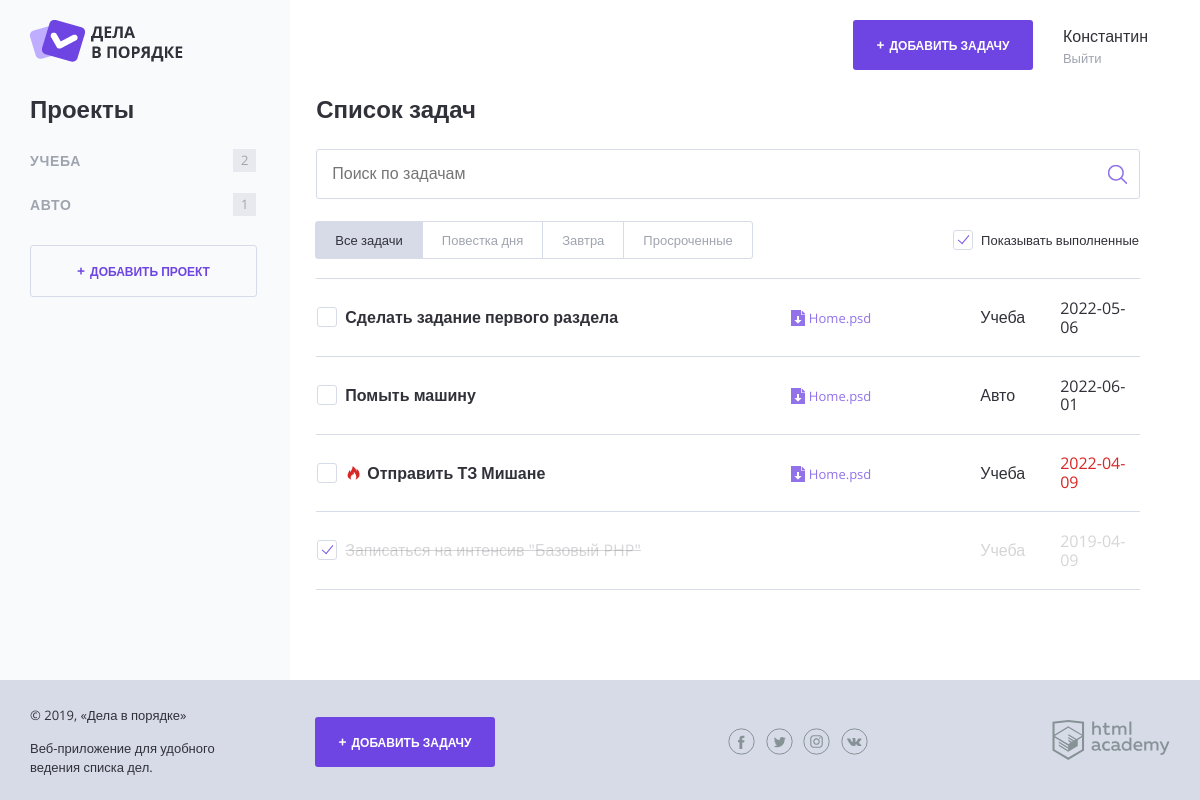
The page / on the database its author committed.
### tables this page shows
CREATE TABLE projects (
  id INT AUTO_INCREMENT PRIMARY KEY,
  name VARCHAR(255) NOT NULL,
  user_id INT NOT NULL,
  FOREIGN KEY (user_id) REFERENCES users (id)
);

CREATE TABLE tasks (
  id INT AUTO_INCREMENT PRIMARY KEY,
  date_of_create TIMESTAMP DEFAULT CURRENT_TIMESTAMP,
  status INTEGER DEFAULT 0,
  name VARCHAR(255) NOT NULL,
  link_to_file VARCHAR(255),
  due_date DATE NOT NULL,
  user_id INT NOT NULL,
  project_id INT NOT NULL,
  FOREIGN KEY (user_id) REFERENCES users (id),
  FOREIGN KEY (project_id) REFERENCES projects (id)
);

### helpers.php (called while the page is built, shortened)
<?php
function include_template($name, array $data = []) {
    $name = 'templates/' . $name;
    extract($data);
    require $name;
    $result = ob_get_clean();
    return $result;
}

### templates/main.php (the view, shortened to what this page needs)
<section class="content__side">
    <h2 class="content__side-heading">Проекты</h2>
    <nav class="main-navigation">
        <ul class="main-navigation__list">
            <?php foreach ($projects as $project): ?>
                <li class="main-navigation__list-item">
                    <a class="main-navigation__list-item-link" href="#"><?=htmlspecialchars($project['name']) ?></a>
                    <span class="main-navigation__list-item-count"><?=count_of_projects($tasks, $project['name']) ?></span>
                </li>
            <?php endforeach; ?>
        </ul>
    </nav>
    <a class="button button--transparent button--plus content__side-button"
       href="pages/form-project.html" target="project_add">Добавить проект</a>
</section>
<main class="content__main">
    <h2 class="content__main-heading">Список задач</h2>
    <form class="search-form" action="index.php" method="post" autocomplete="off">
        <input class="search-form__input" type="text" name="" value="" placeholder="Поиск по задачам">
        <input class="search-form__submit" type="submit" name="" value="Искать">
    </form>
    <div class="tasks-controls">
        <nav class="tasks-switch">
            <a href="/" class="tasks-switch__item tasks-switch__item--active">Все задачи</a>
            <a href="/" class="tasks-switch__item">Повестка дня</a>
            <a href="/" class="tasks-switch__item">Завтра</a>
            <a href="/" class="tasks-switch__item">Просроченные</a>
        </nav>
        <label class="checkbox">
            <span class="checkbox__text">Показывать выполненные</span>
        </label>
    </div>
    <table class="tasks">
        <?php foreach ($tasks as $task): ?>
            <tr class="tasks__item task">
            <?php if (is_task_important($task['task_date'])): ?>
                <tr class="tasks__item task<?=' task--important' ?>">
            <?php endif; ?>
            <td class="task__select">
                <label class="checkbox task__checkbox">
                    <span class="checkbox__text"><?=htmlspecialchars($task['task_name']); ?></span>
                </label>
            </td>
            <td class="task__file">
                <a class="download-link" href="#">Home.psd</a>
            </td>
            <td>
                <span><?=htmlspecialchars($task['project_name']); ?></span>
            </td>
            <td class="task__date"><?=htmlspecialchars($task['task_date']); ?>
            </td>
            </tr>
        <?php endforeach; ?>
        <?php if ($show_complete_tasks===1): ?>
                    <tr class="tasks__item task task--completed">
                        <td class="task__select">
                            <label class="checkbox task__checkbox">
                                <span class="checkbox__text">Записаться на интенсив "Базовый PHP"</span>
                            </label>
                        </td>
                        <td class="task__controls">
                        </td>
                        <td class="task__date">Учеба</td>
                        <td class="task__date">2019-04-09</td>
                    </tr>
                    <?php endif; ?>
    </table>
</main>

### templates/layout.php (shortened to what this page needs)
<!DOCTYPE html>
<html lang="ru">
<head>
    <link rel="stylesheet" href="css/normalize.css">
    <link rel="stylesheet" href="css/style.css">
    <link rel="stylesheet" href="css/flatpickr.min.css">
</head>
<body>
<div class="page-wrapper">
    <div class="container container--with-sidebar">
        <header class="main-header">
            <a href="/">
                <img src="img/logo.png" width="153" height="42" alt="Логотип Дела в порядке">
            </a>
            <div class="main-header__side">
                <a class="main-header__side-item button button--plus open-modal" href="pages/form-task.html">Добавить задачу</a>
                <div class="main-header__side-item user-menu">
                    <div class="user-menu__data">
                        <p>Константин</p>
                        <a href="#">Выйти</a>
                    </div>
                </div>
            </div>
        </header>
        <div class="content">
            <?=$content; ?>
        </div>
    </div>
</div>
<footer class="main-footer">
    <div class="container">
        <div class="main-footer__copyright">
            <p>© 2019, «Дела в порядке»</p>
            <p>Веб-приложение для удобного ведения списка дел.</p>
        </div>
        <a class="main-footer__button button button--plus" href="pages/form-task.html">Добавить задачу</a>
        <div class="main-footer__social social">
            <a class="social__link social__link--facebook" href="#">
            </a>
            <a class="social__link social__link--twitter" href="#">
            </a>
            <a class="social__link social__link--instagram" href="#">
            </a>
            <a class="social__link social__link--vkontakte" href="#">
            </a>
        </div>
        <div class="main-footer__developed-by">
            <a href="https://htmlacademy.ru/intensive/php">
                <img src="img/htmlacademy.svg" alt="HTML Academy" width="118" height="40">
            </a>
        </div>
    </div>
</footer>
</body>
</html>

### index.php (shortened to what this page needs)
<?php
function count_of_projects($array_of_task, $name_of_category) {
    $count_of_project = 0;
    foreach ($array_of_task as $task){
        if ($task['project_name']===$name_of_category){
            $count_of_project++;
        }
    }
    return $count_of_project;
}
function is_task_important($task_date): bool
{
        $current_time = time();
        return (strtotime($task_date)-$current_time < SECONDS_IN_DAY);
}
require_once ('helpers.php');
$show_complete_tasks = rand(0, 1);
$current_user_id = 3;
require_once 'init.php';
if (!$link) {
    $error = mysqli_connect_error();
    $content = include_template('error.php', ['error' => $error]);
}
else {
    $sql = 'SELECT * FROM projects WHERE user_id = ?';
    $stmt = mysqli_prepare($link, $sql);
    mysqli_stmt_bind_param($stmt, 'i', $current_user_id);
    mysqli_stmt_execute($stmt);
    $result = mysqli_stmt_get_result($stmt);
        if ($result) {
            $projects = mysqli_fetch_all($result, MYSQLI_ASSOC);
        }
        else {
            $error = mysqli_error($link);
            $content = include_template('error.php', ['error' => $error]);
        }
    $sql = 'SELECT t.name as task_name, p.name as project_name, t.due_date as task_date, t.status as task_status '
    . 'FROM tasks t '
    . 'JOIN projects p ON t.project_id = p.id WHERE t.user_id = ?';
    $stmt = mysqli_prepare($link, $sql);
    mysqli_stmt_bind_param($stmt, 'i', $current_user_id);
    mysqli_stmt_execute($stmt);
    $result = mysqli_stmt_get_result($stmt);
    if ($result) {
        $tasks = mysqli_fetch_all($result, MYSQLI_ASSOC);
        $content = include_template('main.php', ['tasks' => $tasks, 'projects' => $projects, 'show_complete_tasks' => $show_complete_tasks]);
    }
    else {
        $error = mysqli_error($link);
        $content = include_template('error.php', ['error' => $error]);
    }
}
$layout_content = include_template('layout.php',['content' => $content, 'title'=>'Дела в порядке']);
print($layout_content);
?>

### rows shown on the page
projects: name "УЧЕБА", name "2"
projects: name "АВТО", name "1"
tasks: name "Сделать задание первого раздела", project.name "Учеба", due_date "2022-05-06"
tasks: name "Помыть машину", project.name "Авто", due_date "2022-06-01"
tasks: name "Отправить ТЗ Мишане", project.name "Учеба", due_date "2022-04-09"
